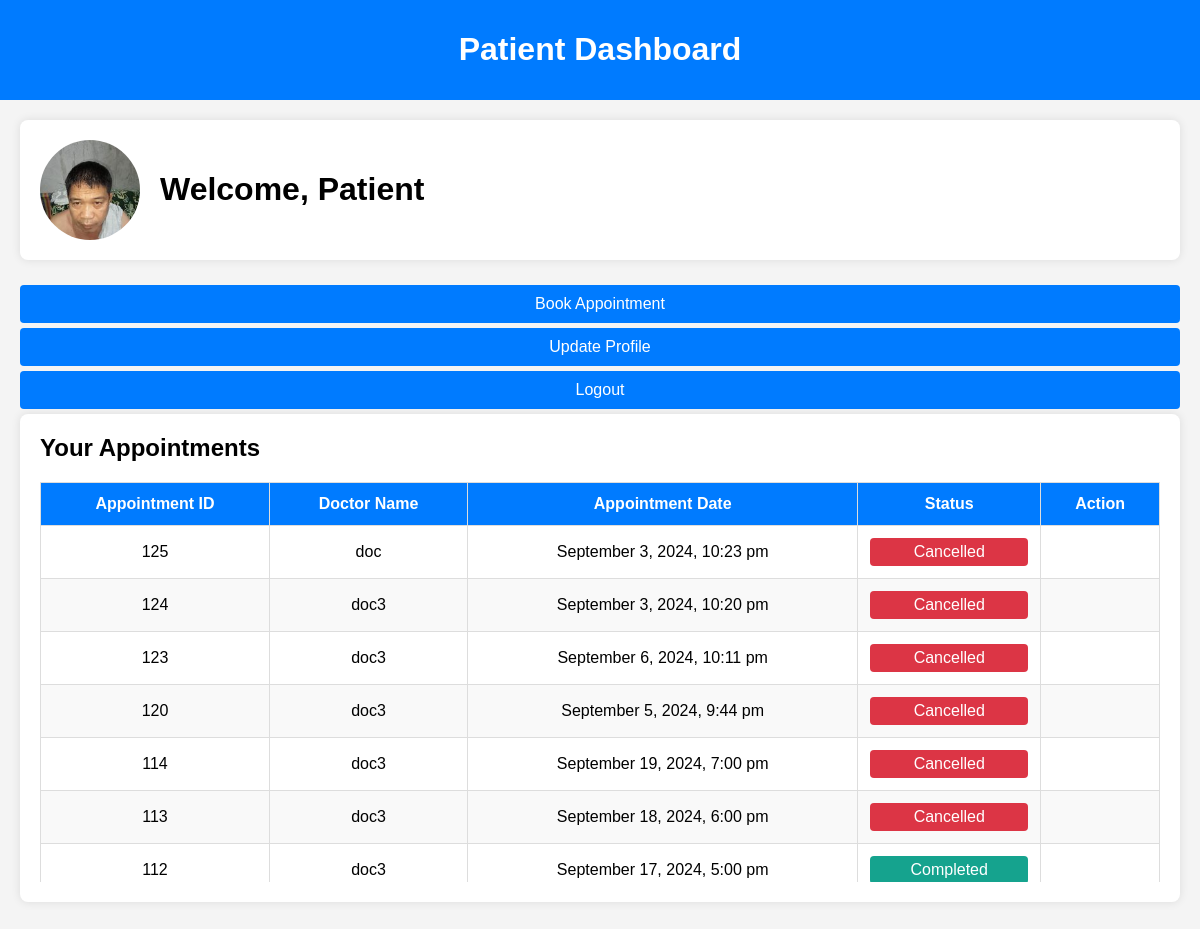
Page /user/patient_dashboard.php (signed in) on the earlier database version.
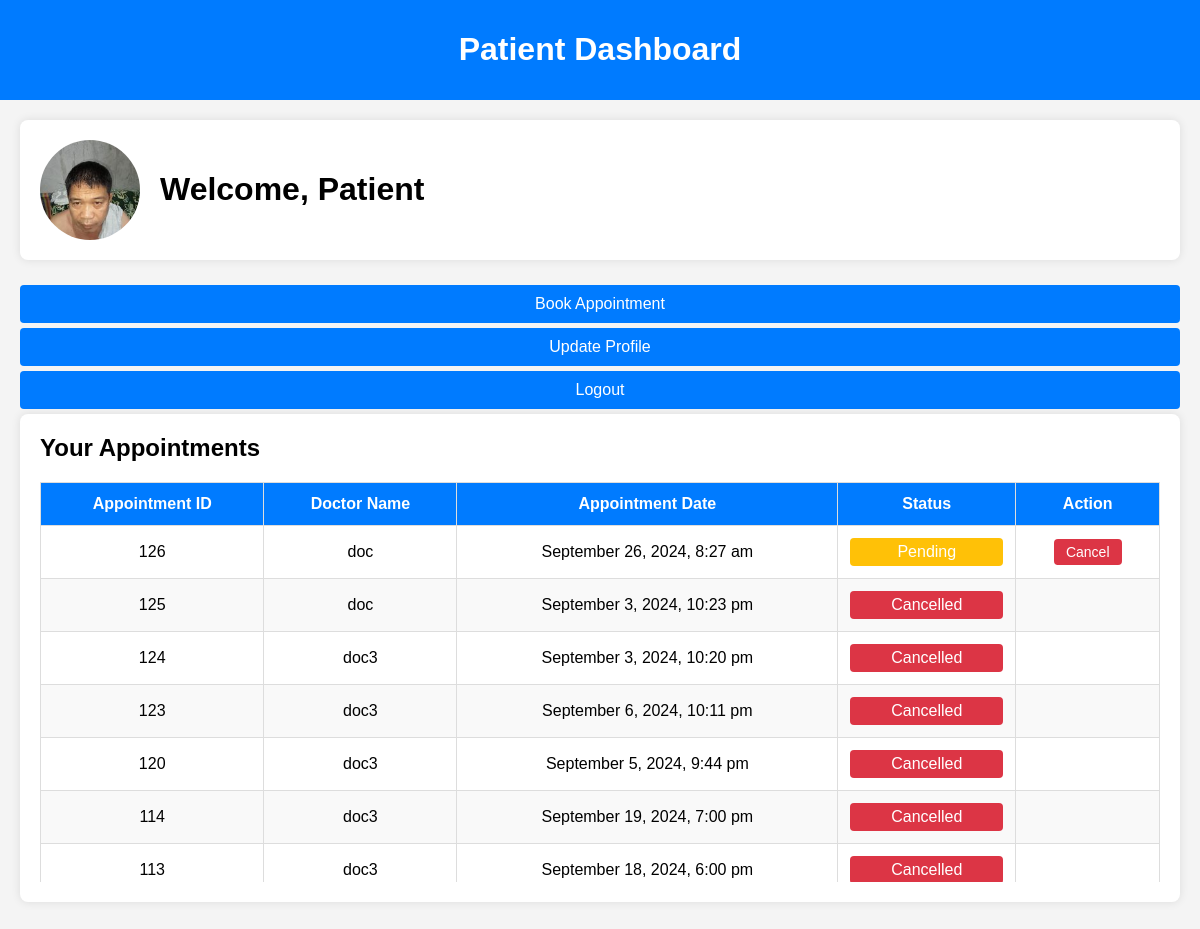
Same page on the later database version.
### tables this page shows
CREATE TABLE `appointments` (
  `id` int(11) NOT NULL,
  `patient_id` int(11) NOT NULL,
  `doctor_id` int(11) NOT NULL,
  `appointment_date` datetime NOT NULL,
  `status` enum('Pending','Completed','Cancelled','Approved') DEFAULT 'Pending',
  `created_at` timestamp NOT NULL DEFAULT current_timestamp(),
  `updated_at` timestamp NOT NULL DEFAULT current_timestamp() ON UPDATE current_timestamp(),
  `patient_name` varchar(255) DEFAULT NULL,
  `doctor_name` varchar(255) DEFAULT NULL
);

CREATE TABLE `doctors` (
  `id` int(11) NOT NULL,
  `user_id` int(11) NOT NULL,
  `specialization` varchar(255) DEFAULT NULL,
  `availability_schedule` text DEFAULT NULL,
  `created_at` timestamp NOT NULL DEFAULT current_timestamp(),
  `updated_at` timestamp NOT NULL DEFAULT current_timestamp() ON UPDATE current_timestamp(),
  `name` varchar(255) DEFAULT NULL
);

### user/patient_dashboard.php (the view, shortened to what this page needs)
<?php
include '../db.php';
$patient_id = $_SESSION['user_id'];
$stmt = $pdo->prepare("SELECT image FROM users WHERE id = ?");
$stmt->execute([$patient_id]);
$patient = $stmt->fetch();
$profile_image = !empty($patient['image']) ? $patient['image'] : 'default.jpg';
$stmt = $pdo->prepare("
    SELECT a.id AS appointment_id, d.name AS doctor_name, a.appointment_date, a.status
    FROM appointments a
    JOIN doctors d ON a.doctor_id = d.id
    JOIN patients p ON a.patient_id = p.id
    WHERE p.user_id = ?
    ORDER BY a.id DESC
");
$stmt->execute([$patient_id]);
$appointments = $stmt->fetchAll();
?>
<!DOCTYPE html>
<html lang="en">
<head>
</head>
<body>
<div class="navbar">
    <h1>Patient Dashboard</h1>
</div>
<div class="container">
    <div class="profile-card">
        <img src="../uploads/<?php echo htmlspecialchars($profile_image); ?>" alt="Profile Image">
        <div>
            <h1>Welcome, Patient</h1>
        </div>
    </div>
    <div class="dashboard-links">
        <a href="book_appointment.php">Book Appointment</a>
        <a href="update_profile.php">Update Profile</a>
        <a href="../logout.php">Logout</a>
    </div>
    <div class="card">
        <h2>Your Appointments</h2>
        <div class="table-wrapper">
            <table>
                <thead>
                    <tr>
                        <th>Appointment ID</th>
                        <th>Doctor Name</th>
                        <th>Appointment Date</th>
                        <th>Status</th>
                        <th class="action-column">Action</th>
                    </tr>
                </thead>
                <tbody>
                    <?php if (!empty($appointments)): ?>
                        <?php foreach ($appointments as $appointment): ?>
                            <tr>
                                <td><?php echo htmlspecialchars($appointment['appointment_id']); ?></td>
                                <td><?php echo htmlspecialchars($appointment['doctor_name']); ?></td>
                                <td><?php echo htmlspecialchars(date('F j, Y, g:i a', strtotime($appointment['appointment_date']))); ?></td>
                                <td><span class="status <?php echo htmlspecialchars($appointment['status']); ?>"><?php echo htmlspecialchars($appointment['status']); ?></span></td>
                                <td class="action-column">
                                    <?php if ($appointment['status'] === 'Pending'): ?>
                                        <button class="action-button cancel-btn" data-id="<?php echo htmlspecialchars($appointment['appointment_id']); ?>">Cancel</button>
                                    <?php endif; ?>
                                </td>
                            </tr>
                        <?php endforeach; ?>
                    <?php else: ?>
                        <tr>
                            <td colspan="5" style="text-align: center;">No appointments found.</td>
                        </tr>
                    <?php endif; ?>
                </tbody>
            </table>
        </div>
    </div>
</div>
</body>
</html>

Differences in the rows shown:
no longer on this page (row unchanged): appointments: id "112", doctor.name "doc3", appointment_date "September 17, 2024, 5:00 pm", status "Completed"
added appointments: id "126", doctor.name "doc", appointment_date "September 26, 2024, 8:27 am", status "Pending"
